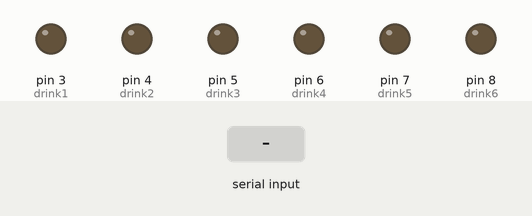
Simulated run of this sketch. Board: Arduino Uno, built with avr-gcc and run on an emulated ATmega328P. On the bench: output pins drawn as LEDs (lit = HIGH). Inputs (shaded band) come from the test bench. What the sketch prints to the serial monitor is not drawn.

Above: at 2.2 s.
2.3 s: "1,90\n" received over Serial
At 2.7 s:
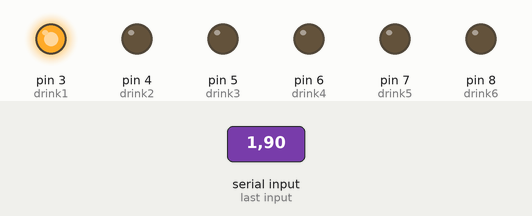
At 4.3 s:
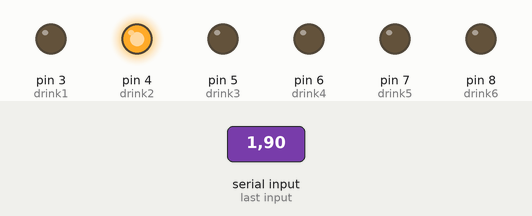
Timing chart, 0 to 5.8 s (numbered marks = the images above; inputs shaded):
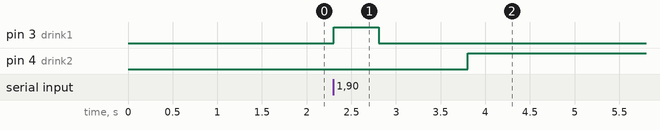

Measured:
- after the input at 2.3 s, pin 3 (drink1): LOW → HIGH at once, → LOW 0.50 s later; pin 4 (drink2): LOW → HIGH after 1.5 s

The sketch:

bartender.ino
```cpp
// Drink Pins
const int drink1 = 3;
const int drink2 = 4;
const int drink3 = 5;
const int drink4 = 6;
const int drink5 = 7;
const int drink6 = 8;

const int OFFSET = 3;
const int BAUD_RATE = 9600;


// Placeholder Function for converting ratios to dispensing times
int value_to_delay_time(int value) {
    // Placeholder value
    return value * 500;
}

// Dispensing Function
void dispense(int ratios[]) {
    for (int pump = 3; pump <= 8; pump++) {
        digitalWrite(pump, HIGH);
        delay(value_to_delay_time(ratios[pump - OFFSET]));
        digitalWrite(pump, LOW);
        delay(1000);
    }
}


void setup() {
    // Set up the pins
    pinMode(drink1, OUTPUT);
    pinMode(drink2, OUTPUT);
    pinMode(drink3, OUTPUT);
    pinMode(drink4, OUTPUT);
    pinMode(drink5, OUTPUT);
    pinMode(drink6, OUTPUT);
    // Set up serial connection speed
    Serial.begin(BAUD_RATE);
    // Include some delay before starting the dispensing
    delay(1000);
}

void loop() {
    Serial.println("reached loop");
    while (!Serial.available());

    String inputString = Serial.readStringUntil('\n');
    int ratios[6]; // Assuming 6 pumps
    int index = 0;

    // Parse the input string
    char* str = const_cast<char*>(inputString.c_str());
    char* token = strtok(str, ",");

    while (token != NULL && index < 6) {
        // atoi to convert string to integer
        ratios[index] = atoi(token);
        token = strtok(NULL, ",");
        index++;
    }


    // Call dispense with the parsed ratios
    dispense(ratios);
    Serial.println("ack");
}
```
